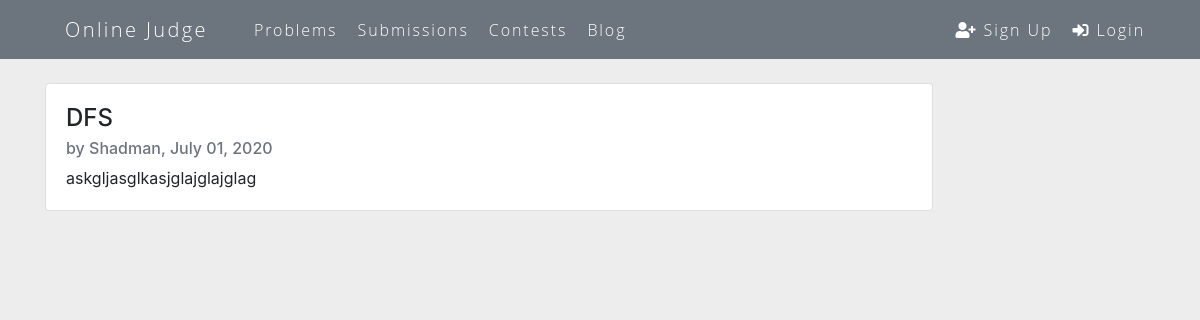
Screenshot of /blog/post/7/ with the database file from the repository.
### blog/models.py (models this page shows, shortened)
class Post(models.Model):
	title = models.CharField(max_length=150)
	content = RichTextField(blank=True, null=True)
	date_posted = models.DateTimeField(default=timezone.now)
	author = models.ForeignKey(User, on_delete=models.CASCADE)

### blog/views.py (the view)
# urls.py: path('post/<int:pk>/', PostDetailView.as_view(), name='post-detail'),
class PostDetailView(DetailView):
	model = Post

### blog/templates/blog/post_detail.html (shortened to what this page needs)
{% extends "base.html" %}
{% block content %}
	<div class="container">
		<div class="card" style="width: 80%;">
		  <div class="card-body">
		    <h4 class="card-title">  {{object.title }} </h4>
		    <h6 class="card-subtitle mb-2 text-muted"> by {{ object.author }}, {{ object.date_posted|date:"F d, Y"}}</h6>
		    <p class="card-text">{{ object.content|safe }}</p>
		  </div>
		</div>
	</div>
{% endblock content %}

### accounts/templates/base.html (style rules this page uses)
body { margin: 0px; padding: 0px; }

### blog/templates/blog/post_detail.html (style rules this page uses)
body { background: #ededed; }
.card { margin-bottom: 20px; }
.card-text { margin-bottom: 0px; }

### rows the page displays
Post: title "DFS", author "Shadman", date_posted "July 01, 2020", content "askgljasglkasjglajglajglag"
